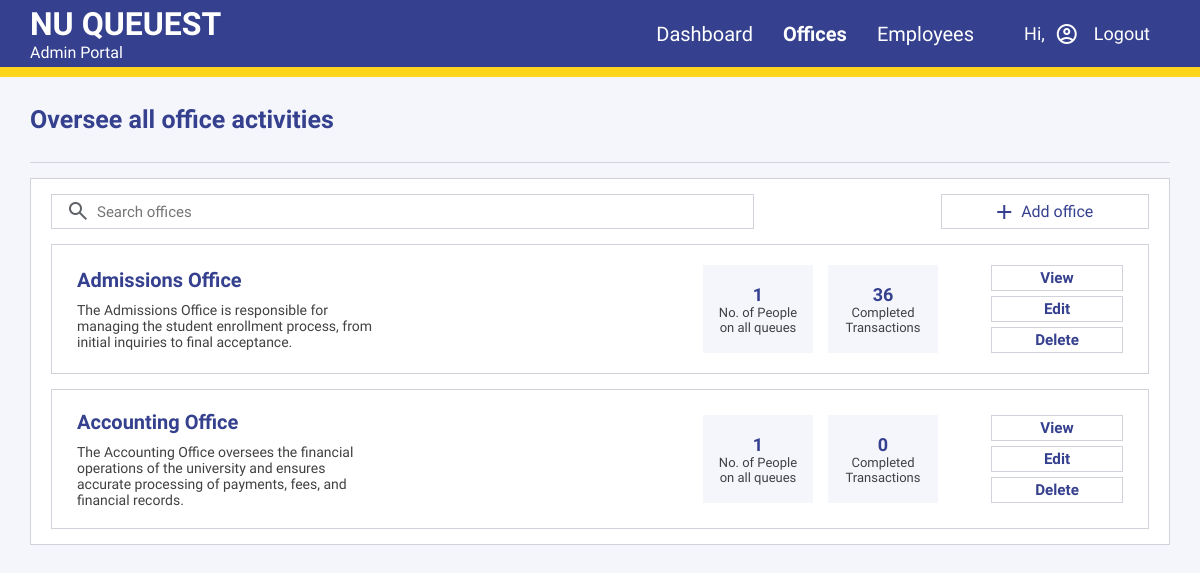
The app's page /admin/admin_officesview.php (signed in) with its own data.
### tables this page shows
CREATE TABLE `offices` (
  `office_id` int NOT NULL AUTO_INCREMENT,
  `office_name` varchar(45) NOT NULL,
  `prefix` varchar(45) DEFAULT NULL,
  `office_description` text,
  `on_break` tinyint DEFAULT NULL,
  `estimated_time` varchar(45) DEFAULT NULL,
  `windows_num` int DEFAULT NULL,
  `status` varchar(45) DEFAULT NULL,
  `last_queue_number` varchar(45) DEFAULT NULL,
  PRIMARY KEY (`office_id`),
  UNIQUE KEY `office_name_UNIQUE` (`office_name`),
  UNIQUE KEY `prefix_UNIQUE` (`prefix`)
);

### api/admin_api.php (called while the page is built, shortened)
<?php
require_once '../config/connection.php';
function getOffices() {
    global $conn;
    $sql = "SELECT office_id, prefix, office_name, office_description FROM offices";
    return $conn->query($sql);
}
function getOfficesCompletedTransactCount($office_id)
{
    global $conn;
    $sql = "SELECT COUNT(*) as count FROM tickets WHERE office_id = ? AND ticket_status = 'Completed'";
    $stmt = $conn->prepare($sql);
    $stmt->bind_param("i", $office_id);
    $stmt->execute();
    $result = $stmt->get_result();
    return $result->fetch_assoc()['count'];
}
function getAllOfficeQueueCount() {
    global $conn;
    $query = "SELECT COUNT(*) as total_queue_count FROM temp_queue";
    $result = mysqli_query($conn, $query);
    if ($result) {
        $row = mysqli_fetch_assoc($result);
        return $row['total_queue_count'];
    } else {
        return 0;
    }
}
?>

### admin/admin_officesview.php (the view, shortened to what this page needs)
<?php
require_once '../config/connection.php';
include_once '../api/admin_api.php';
$name = getAdminName($_SESSION['admin_id']);
$firstName = explode(' ', trim($name))[0];
$result = getOffices();
?>
<!DOCTYPE html>
<html lang="en">
<head>
    <link rel="stylesheet" href="../css/admin_officesview.css">
</head>
<body>
    <div class="header">
        <div class="header-left">
            <h1>NU QUEUEST</h1>
            <p>Admin Portal</p>
        </div>
        <div class="header-right">
            <div class="header-buttons">
                <a href="../admin/admin_dashboard.php"><h2>Dashboard</h2></a>
                <h2 class="current-page">Offices</h2>
                <a href="../admin/admin_usersview.php"><h2>Employees</h2></a>
            </div>
            <div class="user">
                <p>Hi, <span class="account-name"><?php echo $firstName; ?></span></p>
                <i class="material-symbols-outlined account-pic">account_circle</i>
                <p class="logout"><a href="../auth/logout.php">Logout</a></p>
            </div>
        </div>
    </div>
    <div class="main">
    <div class="main-header">
        <h1>Oversee all office activities</h1>
    </div>
    <div class="main-div"></div>
    <div class="offices-container">
            <div class="offices-top-cont">
                <div class="office-search">
                    <div class="search-in">
                        <i class="material-symbols-outlined search">search</i>
                        <input type="search" id="officeSearchInput" name="office-search" placeholder="Search offices">
                    </div>
                </div>
                <div class="add-office" onclick="document.getElementById('addOfficeDialog').showModal();">
                    <i class="material-symbols-outlined add">add</i><p>Add office</p>
                </div>
            </div>
            <?php while ($row = $result->fetch_assoc()) { ?>
                <div class="office-dt-container office-item">
                    <div class="office-dt-element" id="office-id-<?php echo $row['office_id']; ?>">
                        <div class="office-dt-left">
                            <div class="office-details">
                                <h1 class="office-name"><?php echo $row['office_name']; ?></h1>
                                <p class="office-desc"><?php echo $row['office_description']; ?></p>
                            </div>
                        </div>
                        <div class="office-dt-right">
                            <div class="office-analytics">
                                <div class="office-queue-num">
                                    <?php $totalQueueCount = getAllOfficeQueueCount(); ?>
                                    <h2 class="office-queue-count"><?php echo $totalQueueCount ?></h2>
                                    <p>No. of People on all queues</p>
                                </div>
                                <div class="office-transactions">
                                    <?php $completedTransactions = getOfficesCompletedTransactCount($row['office_id']); ?>
                                    <h2 class="office-transactions-count"><?php echo $completedTransactions; ?></h2>
                                    <p>Completed Transactions</p>
                                </div>
                            </div>
                            <div class="office-action-btns">
                                <a id="viewLink" href="view_office_details.php?office_id=<?php echo $row['office_id']; ?>">
                                    <h3>View</h3>
                                </a>
                                <div class="edit-office-btn office-btn" onclick="openEditOfficeDialog(<?php echo $row['office_id']; ?>)">
                                    <h3>Edit</h3>
                                </div>
                                <div class="delete-office-btn office-btn" onclick="openDeleteOfficeDialog(<?php echo $row['office_id']; ?>)">
                                    <h3>Delete</h3>
                                </div>
                            </div>
                        </div>
                    </div>
                </div>
            <?php } ?>
    </div>
</div>
</body>
</html>

### css/admin_officesview.css (style rules this page uses)
html, body { margin: unset; padding: unset; background-color: #f4f6fc; font-family: 'Atkinson Hyperlegible', 'Courier New', Courier, monospace; }
h1, h2, h3, p { margin: unset; }
.header { display: flex; flex-direction: row; justify-content: space-between; width: auto; background-color: #35408e; border-bottom: 10px solid #ffd41c; color: #ffffff; min-height: 50px; padding: 5px 30px; }
.header h1, .header h2, header p { margin: unset; }
.header h2 { font-size: 20px; }
.header-left, .header-buttons, .user { align-content: center; }
.header-right { display: flex; flex-direction: row; }
.header-buttons { display: grid; grid-template-columns: auto auto auto; column-gap: 30px; margin-right: 50px; }
.header-buttons a { text-decoration: none; color: #ffffff; }
.header-buttons a h2 { font-weight: 100; }
.user p { margin: unset; align-content: center; font-size: 18px; }
.user { display: flex; flex-direction: row; margin-right: 20px; }
.user .logout a { text-decoration: none; color: #ffffff; margin-left: 15px; }
.account-pic { align-content: center; color: #ffffff; margin-left: 10px; }
.material-symbols-outlined { font-variation-settings: 'FILL' 0, 'wght' 400, 'GRAD' 0, 'opsz' 24 }
.main { padding: 0 30px; }
.main-header h1 { font-size: 25px; color: #35408e; margin-top: 28px; }
.main-div { border-bottom: 1px solid #d2d2db; margin: 28px 0 15px 0; }
.offices-container { border: 1px solid #d2d2db; background-color: #ffffff; padding: 15px 20px; margin-bottom: 50px; }
.offices-top-cont { display: grid; grid-template-columns: 80% auto; gap: 12px; }
.office-search { display: grid; grid-template-columns: 80% 20%; gap: 5px; align-items: center; }
.office-search i { position: absolute; padding: 5px 0 0 15px; color: #5f6368; }
.office-search .search-in input { border: 1px solid #d2d2db; width: 100%; height: 35px; font-family: 'Atkinson Hyperlegible', 'Courier New', Courier, monospace; padding-left: 45px; font-size: 15px; }
.add-office { display: flex; border: 1px solid #d2d2db; align-items: center; justify-content: center; color: #35408e; cursor: pointer; }
.add-office i { margin-right: 5px; }
.add-office p { margin-right: 5px; }
.office-dt-container { margin-top: 15px; display: grid; gap: 10px; }
.office-dt-element { border: 1px solid #d2d2db; width: auto; display: flex; flex-direction: row; justify-content: space-between; gap: 20px; padding: 20px 25px; align-items: center; }
.office-dt-left { max-width: 300px; }
.office-dt-right { display: flex; flex-direction: row; align-items: center; }
.office-dt-element h1, .office-dt-element h2, .office-dt-element .office-btn { color: #35408e; }
.office-dt-element .office-details h1 { font-size: 20px; margin-bottom: 10px; color: #35408e; }
.office-dt-element p { font-size: 14px; color: #414042; }
.office-analytics { display: grid; grid-template-columns: 50% 50%; width: 220px; column-gap: 15px; margin: 0 20px 0 20px; }
.office-queue-num, .office-transactions { background-color: #f4f6fc; height: 70px; width: auto; padding: 9px 12px; text-align: center; align-content: center; }
.office-dt-element h2 { font-size: 18px; }
.office-queue-num p, .office-transactions p { font-size: 13px; }
.office-action-btns { display: grid; row-gap: 5px; width: auto; min-width: 130px; margin-left: 50px; }
.office-dt-element .office-btn, .office-dt-element a { border: 1px solid #d2d2db; height: 24px; width: 100%; margin-left: 50px; text-align: center; align-content: center; justify-self: end; font-size: 13px; cursor: pointer; }
a#viewLink { text-decoration: none; color: #35408e; }

### records on screen
offices: office_name "Admissions Office", office_description "The Admissions Office is responsible for managing the student enrollment process, from initial inquiries to final acceptance.", totalQueueCount "1", completedTransactions "36"
offices: office_name "Accounting Office", office_description "The Accounting Office oversees the financial operations of the university and ensures accurate processing of payments, fees, and financial records.", totalQueueCount "1", completedTransactions "0"
